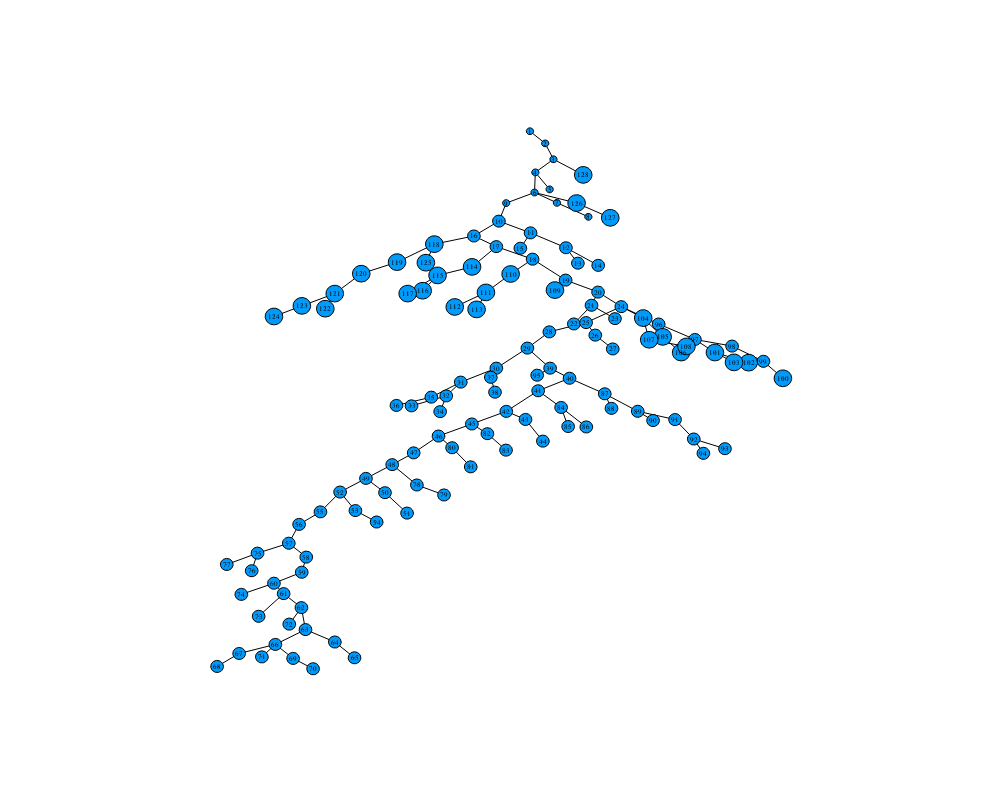

Notebook source saved alongside this figure:
### Code cell
plotly(alpha=1, size=(1000,800), dpi=80)
graphplot(small.G, method=:tree, nodeshape=:circle, names=1:n_vertices(small), curves=false, fontsize=5, self_edge_size=0.5)
